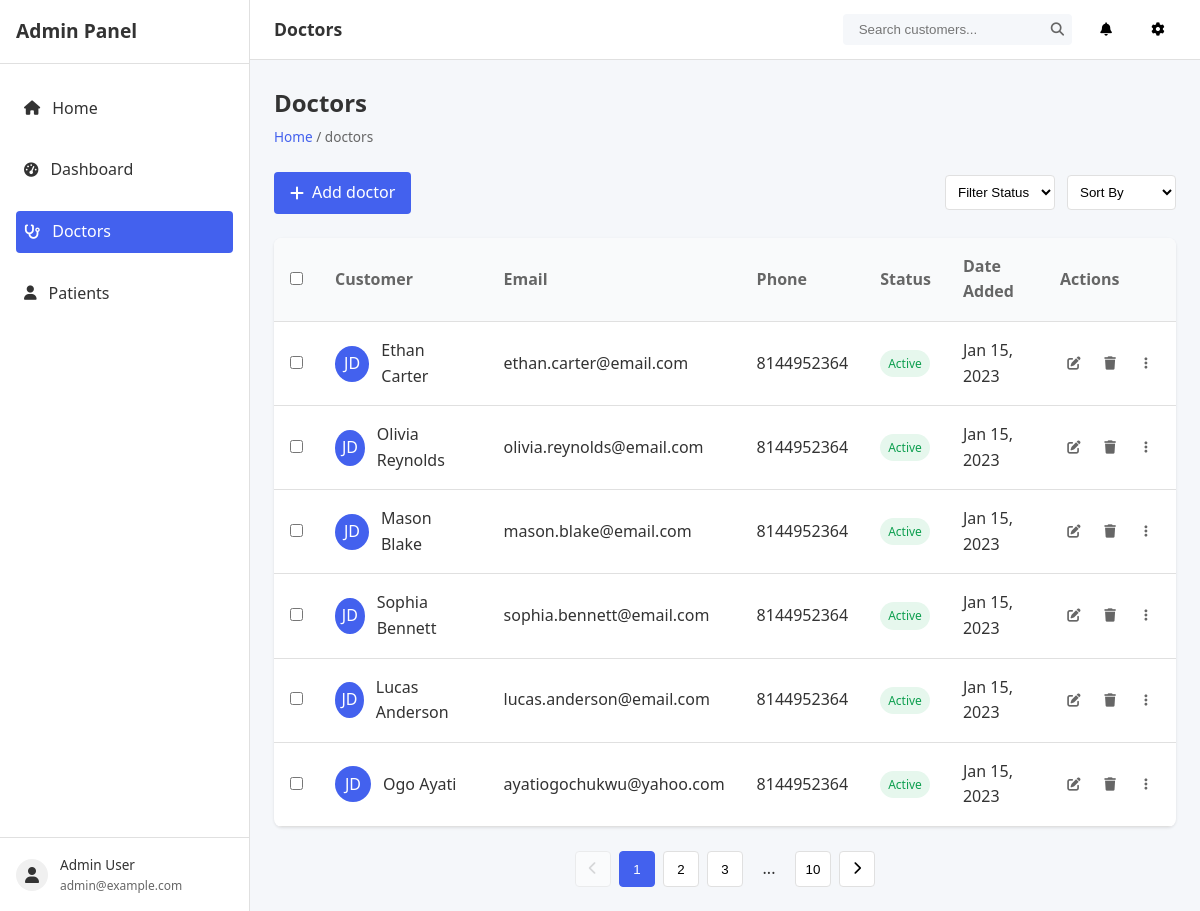
/doctors/, run on an earlier commit of the app's database.
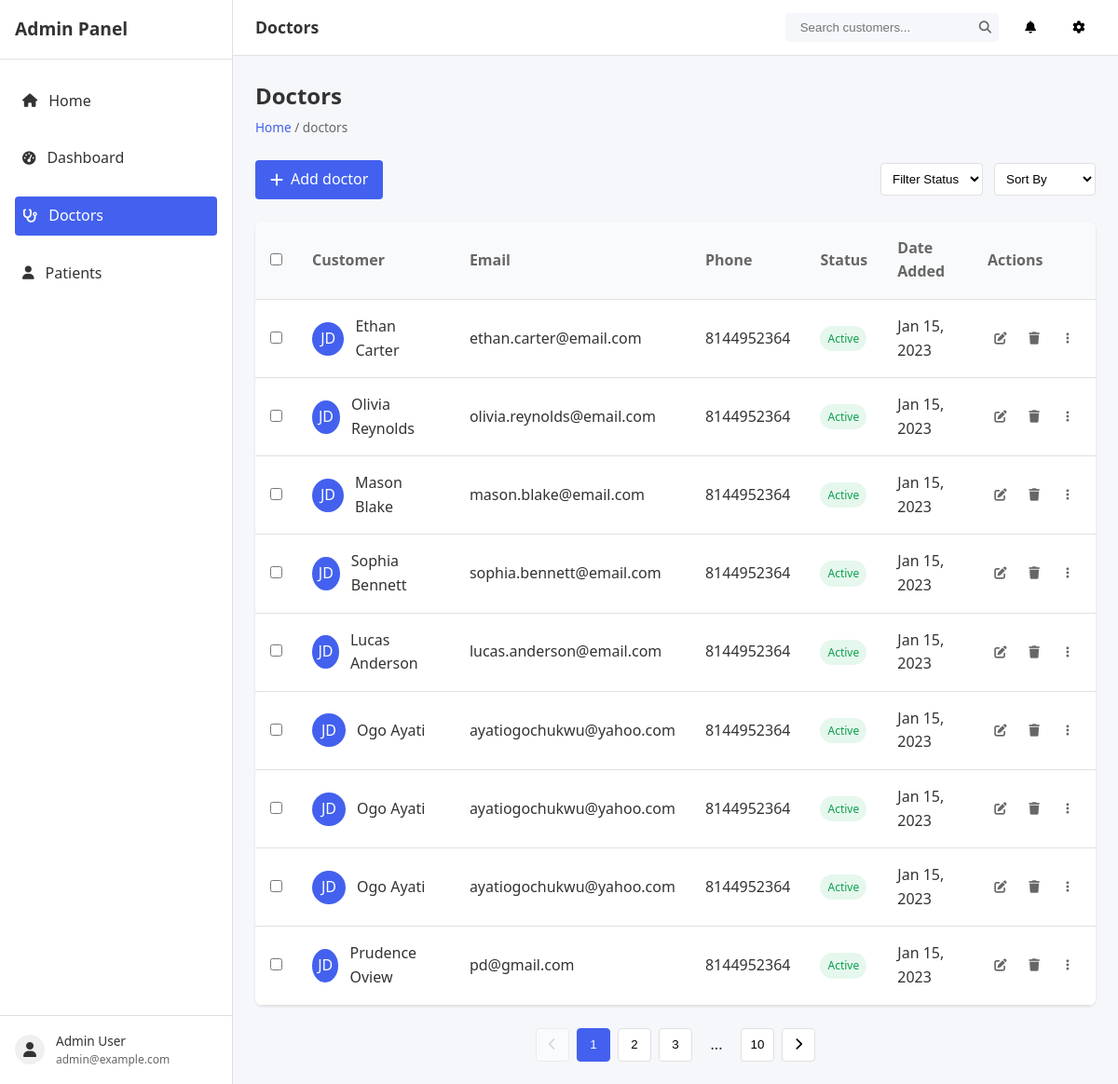
And on a later commit of the database.
### cmsApp/models.py (models this page shows, shortened)
class Doctors(models.Model):
    name = models.CharField(max_length=250)
    email = models.EmailField(max_length=250)
    phone = models.CharField(max_length=25)
    image = models.ImageField(max_length=250, null=True, blank= True)
    class Meta:
        db_table = "Doctors"

### cmsApp/views.py (the view)
# urls.py: path('doctors/', doctors_view  ,name="doctors_view"),
def doctors_view(request):
    doctors = Doctors.objects.all()
    context = {"doctors": doctors }
    return render(request, "doctor-list.html", context)

### cmsApp/templates/doctor-list.html (shortened to what this page needs)
{% load static %}
<!DOCTYPE html>
<html lang="en">
<head>
  <link rel="stylesheet" href="{% static 'css/style.css' %}">
  <link rel="stylesheet" href="https://cdnjs.cloudflare.com/ajax/libs/font-awesome/6.4.0/css/all.min.css">
</head>
<body>
  <div class="dashboard">
    <aside class="sidebar">
        <div class="sidebar-header">
          <h2>Admin Panel</h2>
        </div>
        <nav class="sidebar-nav">
          <ul>
            <li>
                <a href="{% url 'home'  %}"><i class="fas fa-home"></i> Home</a>
              </li>
              <li>
                <a href="{% url 'home'  %}"><i class="fas fa-tachometer-alt"></i> Dashboard</a>
              </li>
              <li class="active" >
                <a href="{% url 'doctors_view'  %}"><i class="fas fa-stethoscope"></i> Doctors</a>
              </li>
              <li>
                <a href="{% url 'patients_view' %}"><i class="fas fa-user"></i> Patients</a>
              </li>
          </ul>
        </nav>
        <div class="sidebar-footer">
          <div class="user-info">
            <div class="user-avatar">
              <i class="fas fa-user"></i>
            </div>
            <div class="user-details">
              <p class="user-name">Admin User</p>
              <p class="user-email">admin@example.com</p>
            </div>
          </div>
        </div>
      </aside>
    <main class="main-content">
      <header class="header">
        <h1 class="site-title">Doctors</h1>
        <div class="header-actions">
          <div class="search-container">
            <input type="text" placeholder="Search customers..." class="search-input">
            <button class="search-button">
              <i class="fas fa-search"></i>
            </button>
          </div>
          <button class="icon-button">
            <i class="fas fa-bell"></i>
          </button>
          <button class="icon-button">
            <i class="fas fa-cog"></i>
          </button>
        </div>
      </header>
      <div class="dashboard-content">
        <div class="page-header">
          <h1>Doctors</h1>
          <div class="breadcrumb">
            <a href="index.html">Home</a> / doctors
          </div>
        </div>
        <div class="action-bar">
          <a href="{% url 'create_doctor' %}" class="btn btn-primary" >
            <i class="fas fa-plus"></i> Add doctor
          </a>
          <div class="filter-options">
            <select class="filter-select">
              <option value="">Filter Status</option>
            </select>
            <select class="filter-select">
              <option value="">Sort By</option>
            </select>
          </div>
        </div>
        <div class="customer-table-container">
          <table class="customer-table">
            <thead>
              <tr>
                <th>
                  <input type="checkbox" class="select-all-checkbox">
                </th>
                <th>Customer</th>
                <th>Email</th>
                <th>Phone</th>
                <th>Status</th>
                <th>Date Added</th>
                <th>Actions</th>
              </tr>
            </thead>
            <tbody>
            {% for doctor in doctors %}
              <tr>
                <td>
                  <input type="checkbox" class="row-checkbox">
                </td>
                <td>
                  <div class="customer-info">
                    <div class="customer-avatar">JD</div>
                    <div class="customer-name">{{doctor.name}}</div>
                  </div>
                </td>
                <td>{{ doctor.email }}</td>
                <td>{{ doctor.phone }}</td>
                <td><span class="status-badge status-active">Active</span></td>
                <td>Jan 15, 2023</td>
                <td>
                  <div class="action-buttons">
                    <button class="action-btn" title="Edit">
                      <i class="fas fa-edit"></i>
                    </button>
                    <button class="action-btn" title="Delete">
                      <i class="fas fa-trash"></i>
                    </button>
                    <button class="action-btn" title="More">
                      <i class="fas fa-ellipsis-v"></i>
                    </button>
                  </div>
                </td>
              </tr>
            {% endfor %}
            </tbody>
          </table>
        </div>
        <div class="pagination">
          <button class="pagination-btn" disabled>
            <i class="fas fa-chevron-left"></i>
          </button>
          <button class="pagination-btn pagination-btn-active">1</button>
          <button class="pagination-btn">2</button>
          <button class="pagination-btn">3</button>
          <span class="pagination-ellipsis">...</span>
          <button class="pagination-btn">10</button>
          <button class="pagination-btn">
            <i class="fas fa-chevron-right"></i>
          </button>
        </div>
      </div>
    </main>
  </div>
</body>
</html>

What changed in the data, as far as the page shows it:
added Doctors: name "Ogo Ayati", email "ayatiogochukwu@yahoo.com", phone "8144952364"
added Doctors: name "Ogo Ayati", email "ayatiogochukwu@yahoo.com", phone "8144952364"
added Doctors: name "Prudence Oview", email "pd@gmail.com", phone "8144952364"
